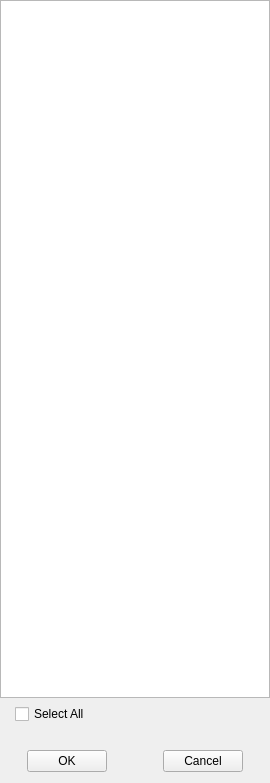
<?xml version="1.0" encoding="UTF-8"?>
<ui version="4.0">
 <class>AttributesWin</class>
 <widget class="QWidget" name="AttributesWin">
  <property name="geometry">
   <rect>
    <x>0</x>
    <y>0</y>
    <width>270</width>
    <height>783</height>
   </rect>
  </property>
  <property name="minimumSize">
   <size>
    <width>270</width>
    <height>0</height>
   </size>
  </property>
  <property name="maximumSize">
   <size>
    <width>270</width>
    <height>16777215</height>
   </size>
  </property>
  <property name="windowTitle">
   <string>Save Attributes</string>
  </property>
  <layout class="QGridLayout" name="gridLayout">
   <property name="leftMargin">
    <number>0</number>
   </property>
   <property name="topMargin">
    <number>0</number>
   </property>
   <property name="rightMargin">
    <number>0</number>
   </property>
   <item row="0" column="0">
    <widget class="QListWidget" name="listWidget"/>
   </item>
   <item row="1" column="0">
    <layout class="QHBoxLayout" name="horizontalLayout_4">
     <property name="leftMargin">
      <number>15</number>
     </property>
     <property name="bottomMargin">
      <number>10</number>
     </property>
     <item>
      <widget class="QCheckBox" name="checkBox">
       <property name="text">
        <string>Select All</string>
       </property>
      </widget>
     </item>
    </layout>
   </item>
   <item row="2" column="0">
    <layout class="QHBoxLayout" name="horizontalLayout">
     <property name="topMargin">
      <number>10</number>
     </property>
     <item>
      <spacer name="horizontalSpacer_2">
       <property name="orientation">
        <enum>Qt::Horizontal</enum>
       </property>
       <property name="sizeHint" stdset="0">
        <size>
         <width>40</width>
         <height>20</height>
        </size>
       </property>
      </spacer>
     </item>
     <item>
      <widget class="QPushButton" name="pushButton">
       <property name="text">
        <string>OK</string>
       </property>
      </widget>
     </item>
     <item>
      <spacer name="horizontalSpacer">
       <property name="orientation">
        <enum>Qt::Horizontal</enum>
       </property>
       <property name="sizeType">
        <enum>QSizePolicy::Fixed</enum>
       </property>
       <property name="sizeHint" stdset="0">
        <size>
         <width>50</width>
         <height>20</height>
        </size>
       </property>
      </spacer>
     </item>
     <item>
      <widget class="QPushButton" name="pushButton_2">
       <property name="text">
        <string>Cancel</string>
       </property>
      </widget>
     </item>
     <item>
      <spacer name="horizontalSpacer_3">
       <property name="orientation">
        <enum>Qt::Horizontal</enum>
       </property>
       <property name="sizeHint" stdset="0">
        <size>
         <width>40</width>
         <height>20</height>
        </size>
       </property>
      </spacer>
     </item>
    </layout>
   </item>
  </layout>
 </widget>
 <resources/>
 <connections/>
</ui>
